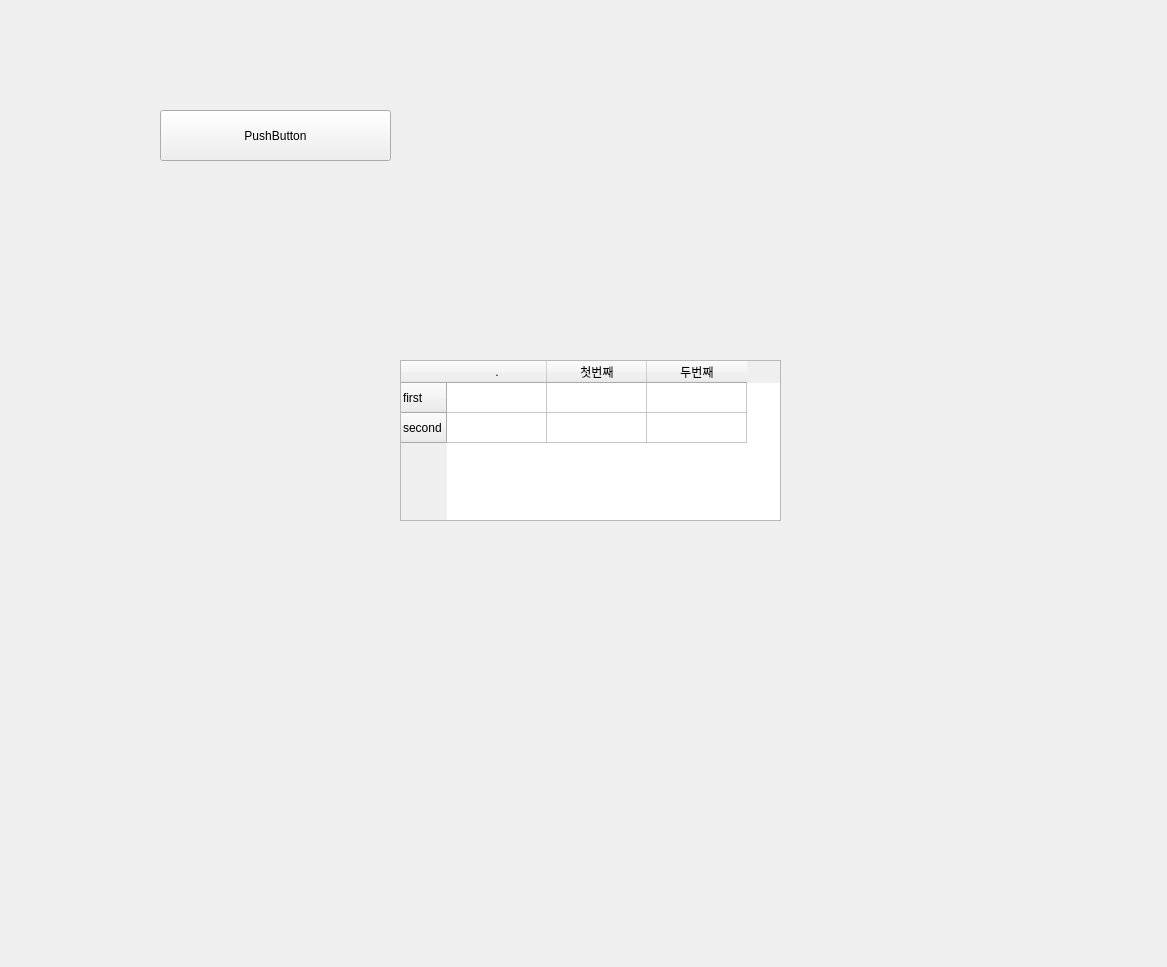
<?xml version="1.0" encoding="UTF-8"?>
<ui version="4.0">
 <class>Form</class>
 <widget class="QWidget" name="Form">
  <property name="geometry">
   <rect>
    <x>0</x>
    <y>0</y>
    <width>1167</width>
    <height>967</height>
   </rect>
  </property>
  <property name="windowTitle">
   <string>Form</string>
  </property>
  <widget class="QTableWidget" name="tableWidget">
   <property name="geometry">
    <rect>
     <x>400</x>
     <y>360</y>
     <width>381</width>
     <height>161</height>
    </rect>
   </property>
   <row>
    <property name="text">
     <string>first</string>
    </property>
   </row>
   <row>
    <property name="text">
     <string>second</string>
    </property>
   </row>
   <column>
    <property name="text">
     <string>.</string>
    </property>
   </column>
   <column>
    <property name="text">
     <string>첫번째</string>
    </property>
   </column>
   <column>
    <property name="text">
     <string>두번째</string>
    </property>
   </column>
  </widget>
  <widget class="QPushButton" name="pushButton">
   <property name="geometry">
    <rect>
     <x>160</x>
     <y>110</y>
     <width>231</width>
     <height>51</height>
    </rect>
   </property>
   <property name="text">
    <string>PushButton</string>
   </property>
  </widget>
 </widget>
 <resources/>
 <connections/>
</ui>
